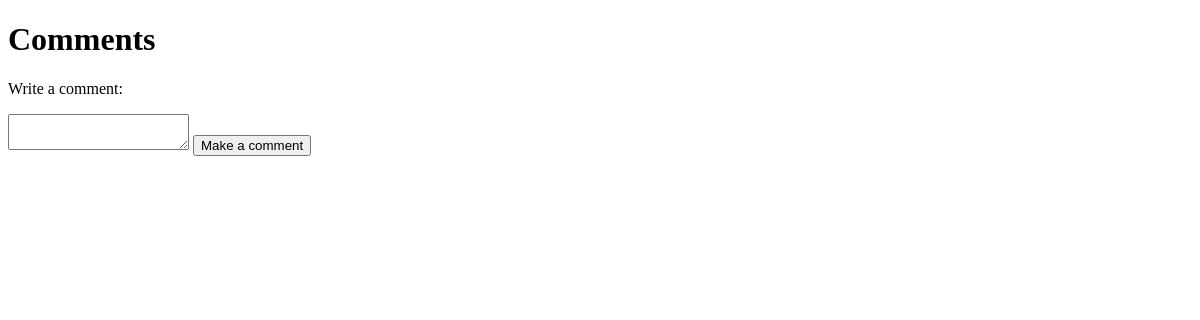
The app's page /show_form/2, older data.
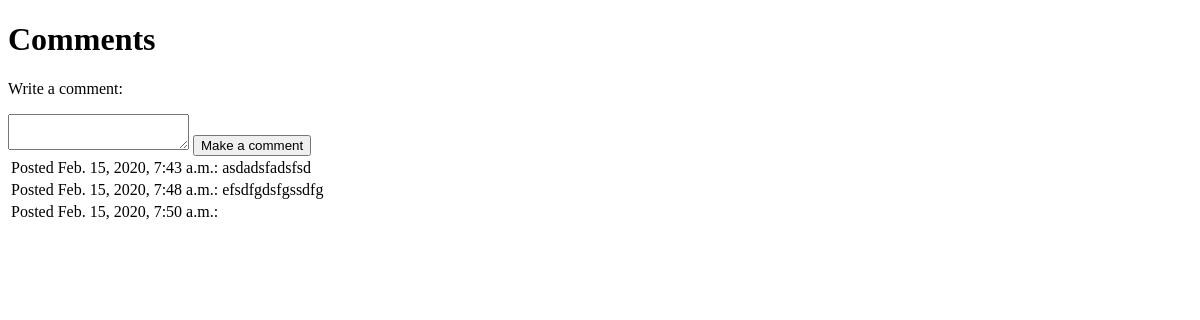
The same page, newer data.
### courses_app/models.py (models this page shows)
class Comment(models.Model):
    text = models.TextField(null=True)
    course = models.ForeignKey(Course, related_name="comments", on_delete=models.CASCADE)
    created_at=models.DateTimeField(auto_now_add=True)
    updated_at=models.DateTimeField(auto_now=True)

### courses_app/views.py (the view)
# urls.py: path('show_form/<int:id>', views.show_form),
def show_form(request, id):
    context={
        "comments": Comment.objects.filter(course=id),
        "id": id
    }
    return render(request, "comments.html", context)

### courses_app/templates/comments.html (shortened to what this page needs)
<!DOCTYPE html>
<html lang="en">
<head>
</head>
<body>
    <h1>Comments</h1>
    <form action ="/courses/{{id}}/comments" method = 'post'>
        <p>Write a comment: </p>
        <textarea name ="comment"></textarea>
        <input type ="submit" value="Make a comment">
    </form>
    <table>
        <tbody>
            {% for comment in comments %}
            <tr>
                <td>Posted {{comment.created_at}}: {{comment.text}}</td>
            </tr>
            {% endfor %}
        </tbody>
    </table>
</body>
</html>

Row changes from the older to the newer data that the page shows:
added Comment: created_at "Feb. 15, 2020, 7:43 a.m.", text "asdadsfadsfsd"
added Comment: created_at "Feb. 15, 2020, 7:48 a.m.", text "efsdfgdsfgssdfg"
added Comment: created_at "Feb. 15, 2020, 7:50 a.m."
